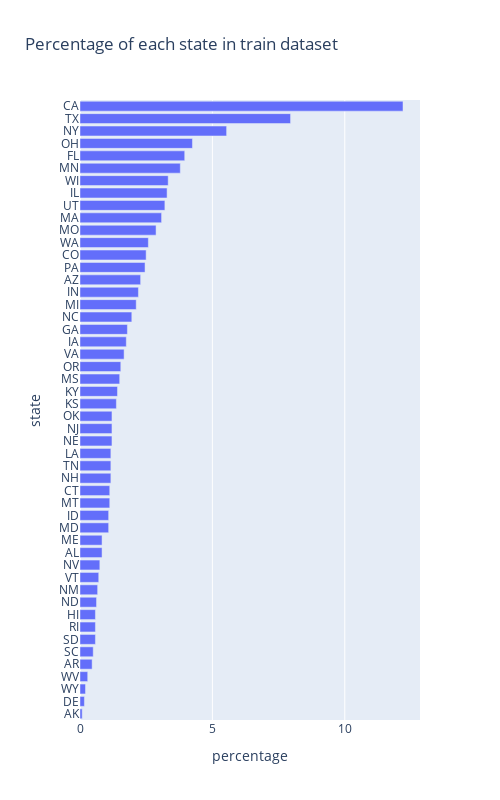

Notebook code cell kept with this figure:
### Code cell
plot_categories_distribution(train, 'state')

### Figure 1 — Plotly figure (JSON) as saved in the notebook; plotly's stock layout.template omitted (floating-point values rounded to 4 significant figures)
{"data": [{"alignmentgroup": "True", "hovertemplate": "percentage=%{x}<br>state=%{y}<extra></extra>", "legendgroup": "", "marker": {"color": "#636efa", "pattern": {"shape": ""}}, "name": "", "offsetgroup": "", "orientation": "h", "showlegend": false, "textposition": "auto", "type": "bar", "x": [0.08326, 0.1665, 0.2082, 0.2914, 0.458, 0.4996, 0.5828, 0.5828, 0.5828, 0.6245, 0.6661, 0.7077, 0.7494, 0.8326, 0.8326, 1.082, 1.082, 1.124, 1.124, 1.166, 1.166, 1.166, 1.207, 1.207, 1.207, 1.374, 1.415, 1.499, 1.54, 1.665, 1.749, 1.79, 1.957, 2.123, 2.206, 2.29, 2.456, 2.498, 2.581, 2.873, 3.081, 3.206, 3.289, 3.331, 3.789, 3.955, 4.246, 5.537, 7.952, 12.2], "xaxis": "x", "y": ["AK", "DE", "WY", "WV", "AR", "SC", "SD", "RI", "HI", "ND", "NM", "VT", "NV", "AL", "ME", "MD", "ID", "MT", "CT", "NH", "TN", "LA", "NE", "NJ", "OK", "KS", "KY", "MS", "OR", "VA", "IA", "GA", "NC", "MI", "IN", "AZ", "PA", "CO", "WA", "MO", "MA", "UT", "IL", "WI", "MN", "FL", "OH", "NY", "TX", "CA"], "yaxis": "y"}], "layout": {"barmode": "relative", "height": 800, "legend": {"tracegroupgap": 0}, "title": {"text": "Percentage of each state in train dataset"}, "width": 500, "xaxis": {"anchor": "y", "domain": [0, 1], "title": {"text": "percentage"}}, "yaxis": {"anchor": "x", "domain": [0, 1], "tickmode": "linear", "title": {"text": "state"}}}}
